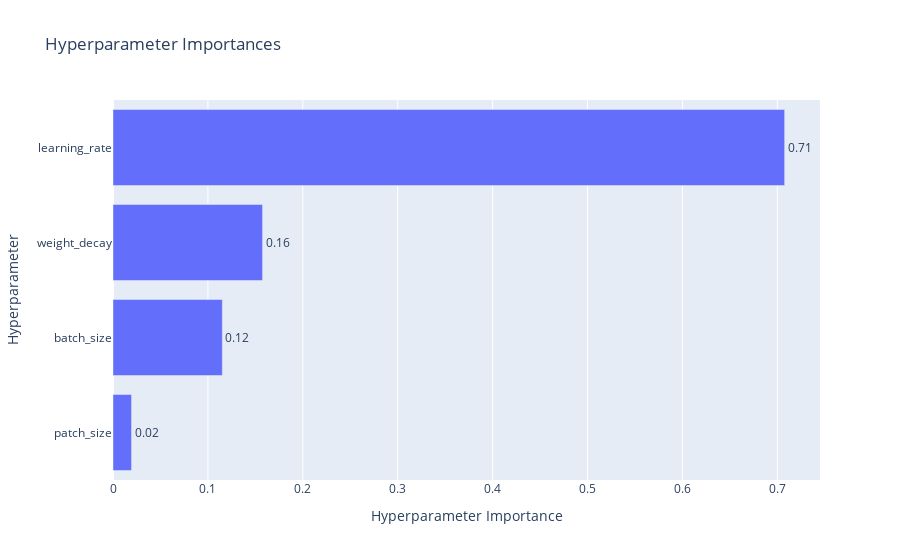

Here is the notebook cell this chart was saved with:
### Code cell
plot_param_importances(study_run1)

### Figure 1 — Plotly figure (JSON) as saved in the notebook; plotly's stock layout.template omitted (floating-point values rounded to 4 significant figures)
{"data": [{"cliponaxis": false, "hovertemplate": ["patch_size (CategoricalDistribution): 0.019533394009540427<extra></extra>", "batch_size (CategoricalDistribution): 0.11519914932857017<extra></extra>", "weight_decay (FloatDistribution): 0.1575827139930249<extra></extra>", "learning_rate (FloatDistribution): 0.7076847426688646<extra></extra>"], "name": "Objective Value", "orientation": "h", "text": ["0.02", "0.12", "0.16", "0.71"], "textposition": "outside", "type": "bar", "x": [0.01953, 0.1152, 0.1576, 0.7077], "y": ["patch_size", "batch_size", "weight_decay", "learning_rate"]}], "layout": {"title": {"text": "Hyperparameter Importances"}, "xaxis": {"title": {"text": "Hyperparameter Importance"}}, "yaxis": {"title": {"text": "Hyperparameter"}}}}
